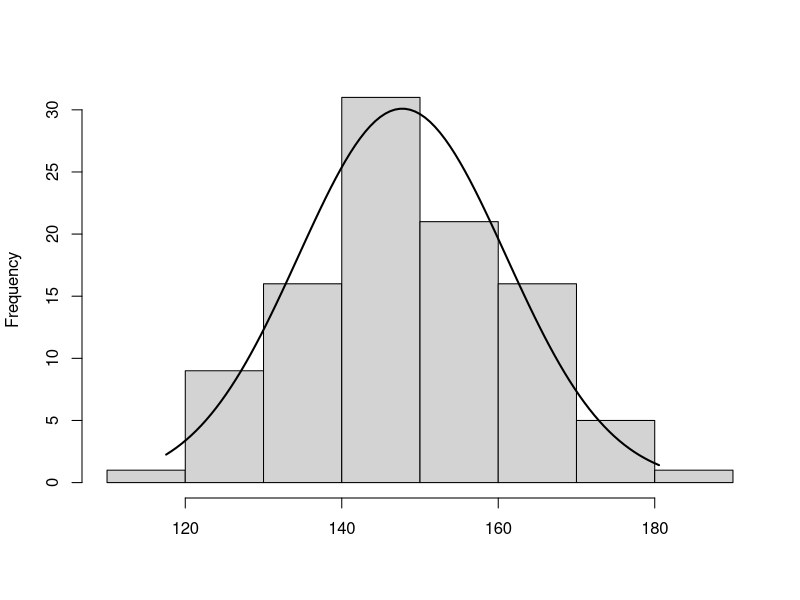
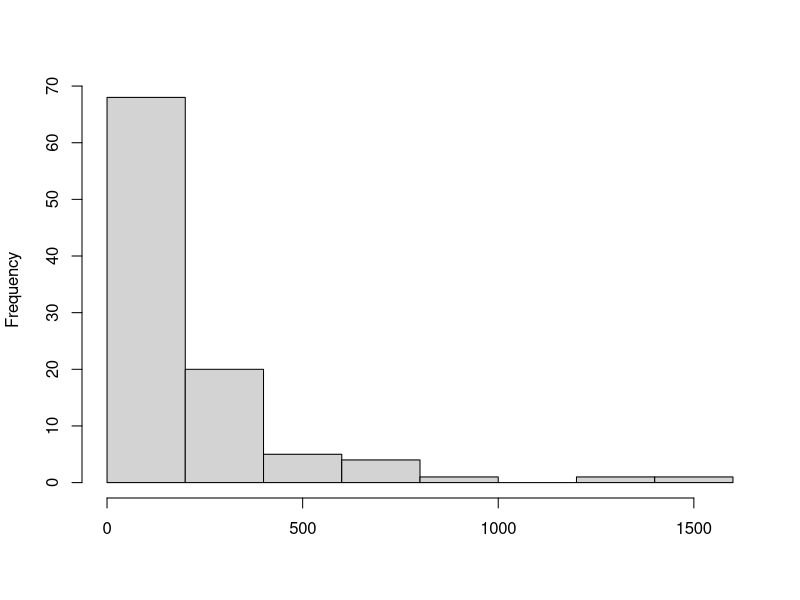
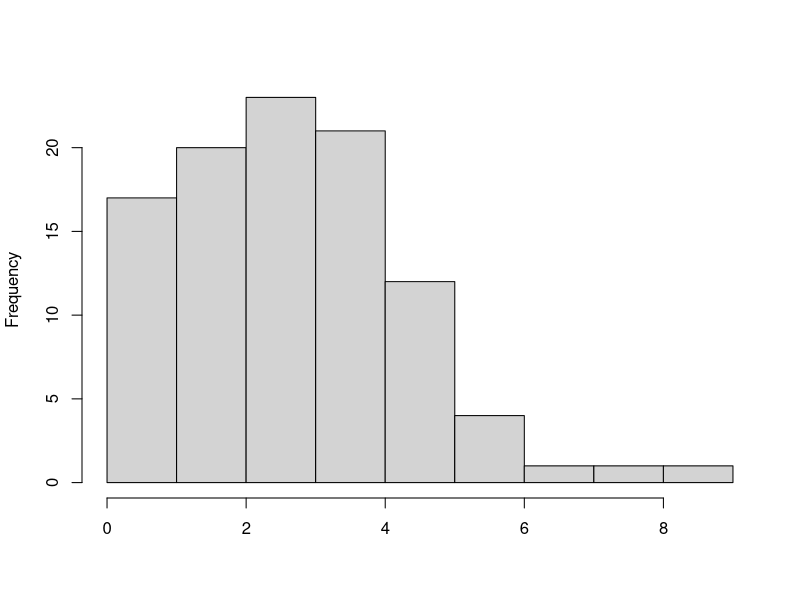
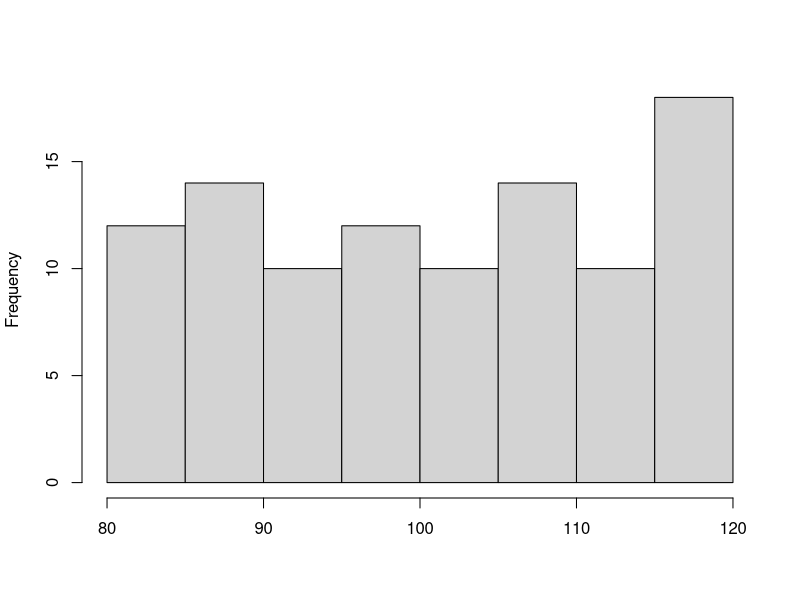
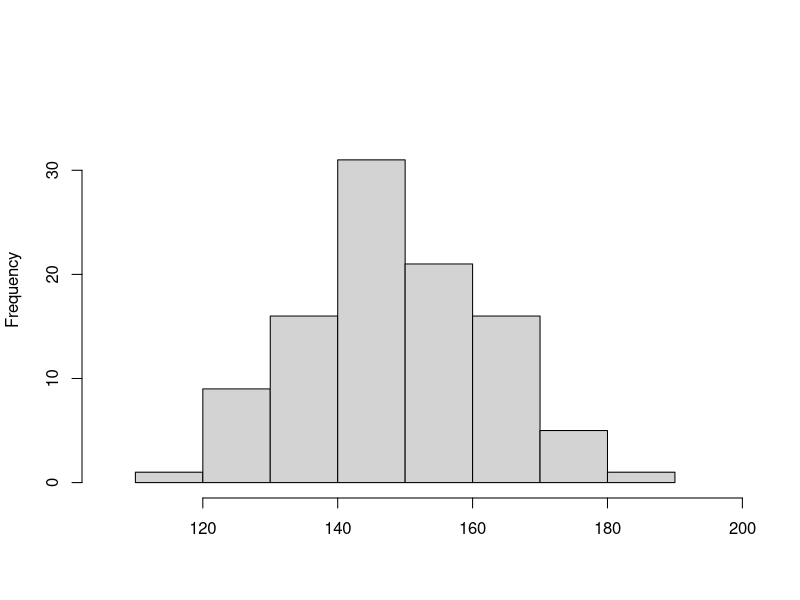
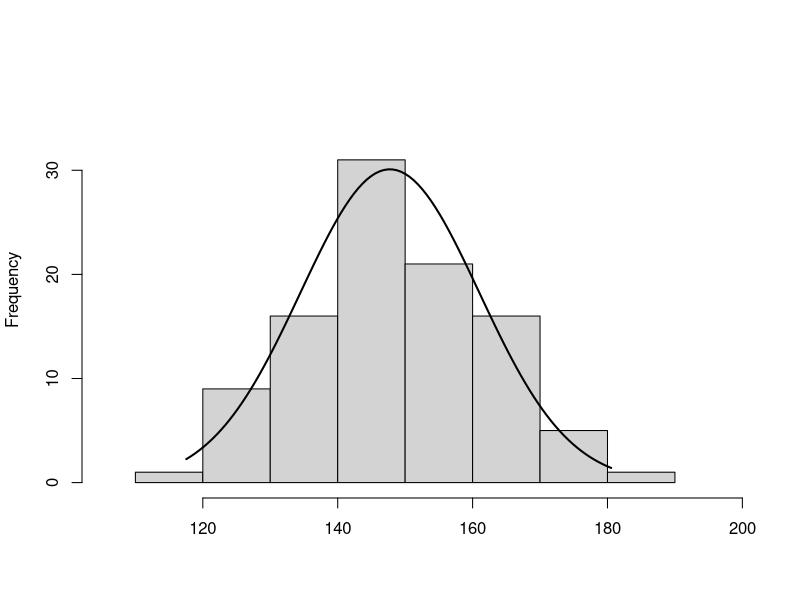
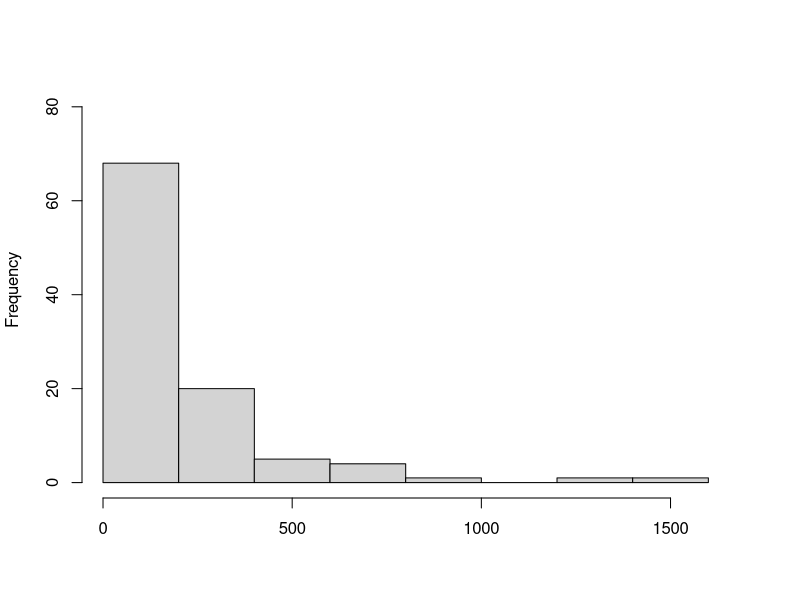
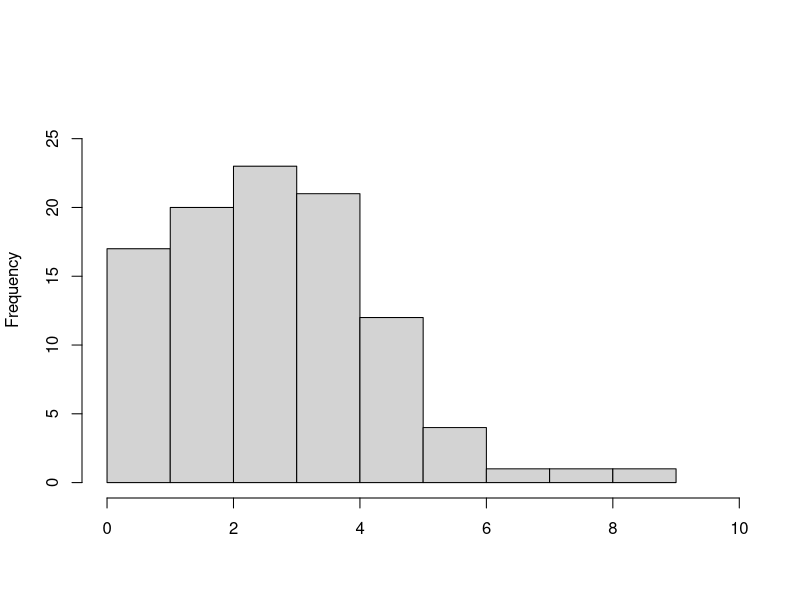

Here is the R script that generated these plots, in order:



# Normal ------------------------------------------------------------------

# testar até achar uma vistualização didaticamente adequada
h <- hist(la <- rnorm(100, 150, 15), main = "", xlab = "")

# h <- hist(la, main = "")
xfit <- seq(min(la), max(la),length.out = 100)
yfit <- dnorm(xfit, mean = mean(la), sd = sd(la))
yfit <- yfit * diff(h$mids[1:2]) * length(la)
lines(xfit, yfit, col = "black", lwd = 2)

png("Aulas/Cap4/normal1.png")
plot(h, xlim = range(la)*c(.9,1.1), main = "", xlab = "", ylim = c(0, round(max(h$counts)*1.2)))
dev.off()

png("Aulas/Cap4/normal2.png")
plot(h, xlim = range(la)*c(.9,1.1), main = "", xlab = "", ylim = c(0, round(max(h$counts)*1.2)))
lines(xfit, yfit, col = "black", lwd = 2)
dev.off()


# log-normal --------------------------------------------------------------

h <- hist(la <- rlnorm(100, 5), main = "", xlab = "")

png("Aulas/Cap4/lognormal.png")
plot(h, xlim = range(la)*c(.9,1.1), main = "", xlab = "", ylim = c(0, round(max(h$counts)*1.2)))
dev.off()


# poisson -----------------------------------------------------------------

h <- hist(la <- rpois(100, 3), main = "", xlab = "")

png("Aulas/Cap4/poisson.png")
plot(h, xlim = range(la)*c(.9,1.1), main = "", xlab = "", ylim = c(0, round(max(h$counts)*1.2)))
dev.off()


# uniforme ----------------------------------------------------------------

h <- hist(la <- runif(100, 80, 120), main = "", xlab = "")

png("Aulas/Cap4/uniforme.png")
plot(h, xlim = range(la)*c(.9,1.1), main = "", xlab = "", ylim = c(0, round(max(h$counts)*1.2)))
dev.off()
